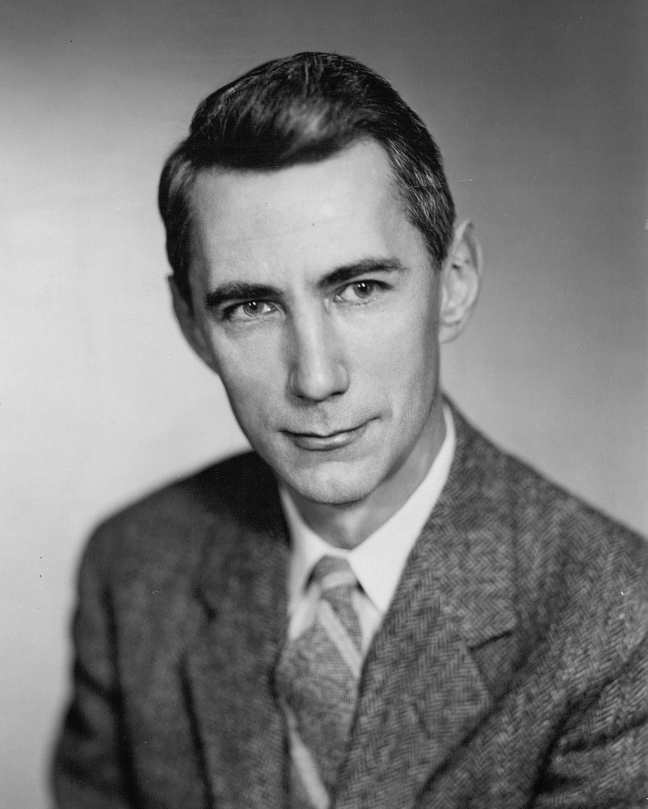
#> input picture QPSK/shannon.png, 1942 x 2427 px (shown at 1/3 size)
$ python tx_make_modulated_from_image.py
#> lines starting #> are read from the running program, lines starting #| are printed output that depends on the picture
#!/usr/bin/env python3
# -*- coding: utf-8 -*-

import os
import json
import numpy as np
from PIL import Image

# ================= USER CONFIG =================
IMG_PATH = "shannon.png"
OUT_DIR = "txA"               # output folder
MOD_SCHEME = "QAM16"          # "QPSK" / "QAM16" / "QAM64"
H = W = 1024                  # resize target
BLOCK_LEN = 12                # for your fronthaul block processing alignment
# ===============================================


# ---------- Modulation helpers (Gray, square QAM) ----------
def _bits_per_sym(mod: str) -> int:
    m = mod.upper()
    if m == "QPSK":
        return 2
    if m == "QAM16":
        return 4
    if m == "QAM64":
        return 6
    raise ValueError(f"Unknown MOD_SCHEME: {mod}")

def _qam_levels(M: int) -> np.ndarray:
    s = int(np.sqrt(M))
    if s * s != M:
        raise ValueError("M must be square QAM")
    return np.arange(-(s - 1), s, 2, dtype=np.int32)

def _gray(n: int) -> int:
    return n ^ (n >> 1)

def qpsk_mod(bits_u8: np.ndarray) -> np.ndarray:
    b = bits_u8.reshape(-1, 2)
    # Gray: 00:+ +, 01:- +, 11:- -, 10:+ -
    I = np.where((b[:, 0] == 0) & (b[:, 1] == 0),  1,
        np.where((b[:, 0] == 0) & (b[:, 1] == 1), -1,
        np.where((b[:, 0] == 1) & (b[:, 1] == 1), -1,  1)))
    Q = np.where((b[:, 0] == 0) & (b[:, 1] == 0),  1,
        np.where((b[:, 0] == 0) & (b[:, 1] == 1),  1,
        np.where((b[:, 0] == 1) & (b[:, 1] == 1), -1, -1)))
    return (I + 1j * Q).astype(np.complex64) / np.sqrt(2.0)

def square_qam_mod(bits_u8: np.ndarray, M: int) -> np.ndarray:
    k = int(np.log2(M))
    bpa = k // 2
    levels = _qam_levels(M)

    b = bits_u8.reshape(-1, k)
    bi = b[:, :bpa]
    bq = b[:, bpa:]

    ii = np.zeros(b.shape[0], dtype=np.int32)
    qq = np.zeros(b.shape[0], dtype=np.int32)
    for t in range(bpa):
        ii = (ii << 1) | bi[:, t].astype(np.int32)
        qq = (qq << 1) | bq[:, t].astype(np.int32)

    gi = np.vectorize(_gray)(ii)
    gq = np.vectorize(_gray)(qq)

    I = levels[gi]
    Q = levels[gq]
    sym = (I + 1j * Q).astype(np.complex64)

    # normalize to unit avg power
    levels_f = levels.astype(np.float32)
    avgp = float(np.mean(levels_f**2)) * 2.0
    return sym / np.sqrt(avgp)

def modulate(bits: np.ndarray, scheme: str) -> np.ndarray:
    s = scheme.upper()
    if s == "QPSK":
        return qpsk_mod(bits)
    if s == "QAM16":
        return square_qam_mod(bits, 16)
    if s == "QAM64":
        return square_qam_mod(bits, 64)
    raise ValueError(scheme)

# ---------- Bit helpers ----------
def bytes_to_bits_u8(data_u8: np.ndarray) -> np.ndarray:
    # MSB-first, length = 8*N
    return np.unpackbits(data_u8, bitorder="big")

def write_u8(path: str, x: np.ndarray) -> None:
    os.makedirs(os.path.dirname(path) or ".", exist_ok=True)
    x.astype(np.uint8, copy=False).tofile(path)

def write_c64(path: str, x: np.ndarray) -> None:
    os.makedirs(os.path.dirname(path) or ".", exist_ok=True)
    x.astype(np.complex64, copy=False).tofile(path)


def main():
    os.makedirs(OUT_DIR, exist_ok=True)

    # 1) Load & resize image -> uint8 grayscale
    img = Image.open(IMG_PATH).convert("L").resize((W, H))
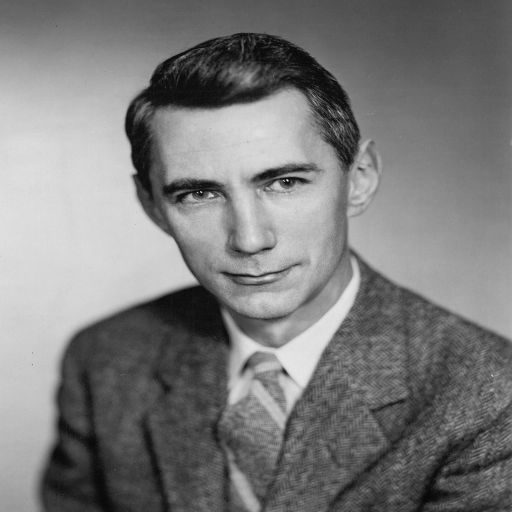
#> img: PIL image 1024x1024 L (shown at 1/2 size); min 4, max 255, mean 123.4
    pix = np.array(img, dtype=np.uint8)   # shape (H,W)

    # 2) bytes -> bits
    data_bytes = pix.reshape(-1)  # uint8, length H*W
    bits = bytes_to_bits_u8(data_bytes).astype(np.uint8)
    bps = _bits_per_sym(MOD_SCHEME)

    # 3) Pad bits to multiple of bps so modulation is aligned
    pad_bits = (-bits.size) % bps
#> pad_bits = 0
    if pad_bits:
        bits_pad = np.pad(bits, (0, pad_bits), mode="constant", constant_values=0)
    else:
        bits_pad = bits

    # 4) Modulate -> complex symbols
    syms = modulate(bits_pad, MOD_SCHEME).astype(np.complex64)
#> in square_qam_mod, `bi = b[:, :bpa]`: bi = 2097152 pairs, first value 0 to 1, second value 0 to 1
#> in square_qam_mod, `bq = b[:, bpa:]`: bq has the same summary as bi

    # 5) Pad symbols to multiple of BLOCK_LEN (for your compressor block alignment)
    pad_syms = (-syms.size) % BLOCK_LEN
    if pad_syms:
        syms_pad = np.pad(syms, (0, pad_syms), mode="constant", constant_values=0.0 + 0.0j)
    else:
        syms_pad = syms

    # 6) Save outputs
    tx_bits_path = os.path.join(OUT_DIR, "tx_bits.u8")
    tx_syms_path = os.path.join(OUT_DIR, "tx_syms.c64")

    write_u8(tx_bits_path, bits_pad)       # padded-to-bps bits (for reference BER)
    write_c64(tx_syms_path, syms_pad)      # padded-to-BLOCK_LEN symbols (for compression input)

    meta = {
        "img_path": IMG_PATH,
        "H": H, "W": W,
        "mod_scheme": MOD_SCHEME,
        "bps": bps,
        "block_len": BLOCK_LEN,
        "n_bytes": int(data_bytes.size),
        "n_bits_raw": int(bits.size),
        "n_bits_padded": int(bits_pad.size),
        "pad_bits_to_bps": int(pad_bits),
        "n_syms_raw": int(syms.size),
        "n_syms_padded": int(syms_pad.size),
        "pad_syms_to_block": int(pad_syms),
        "bitorder": "big"
    }
    with open(os.path.join(OUT_DIR, "meta.json"), "w", encoding="utf-8") as f:
        json.dump(meta, f, indent=2)

    print("[OK] TX generated")
    print("  tx_bits :", tx_bits_path, "len(bits)=", bits_pad.size)
    print("  tx_syms :", tx_syms_path, "len(syms)=", syms_pad.size)
    print("  meta    :", os.path.join(OUT_DIR, "meta.json"))

if __name__ == "__main__":
#> (the run stopped early here; a loop or call above may not have finished)
